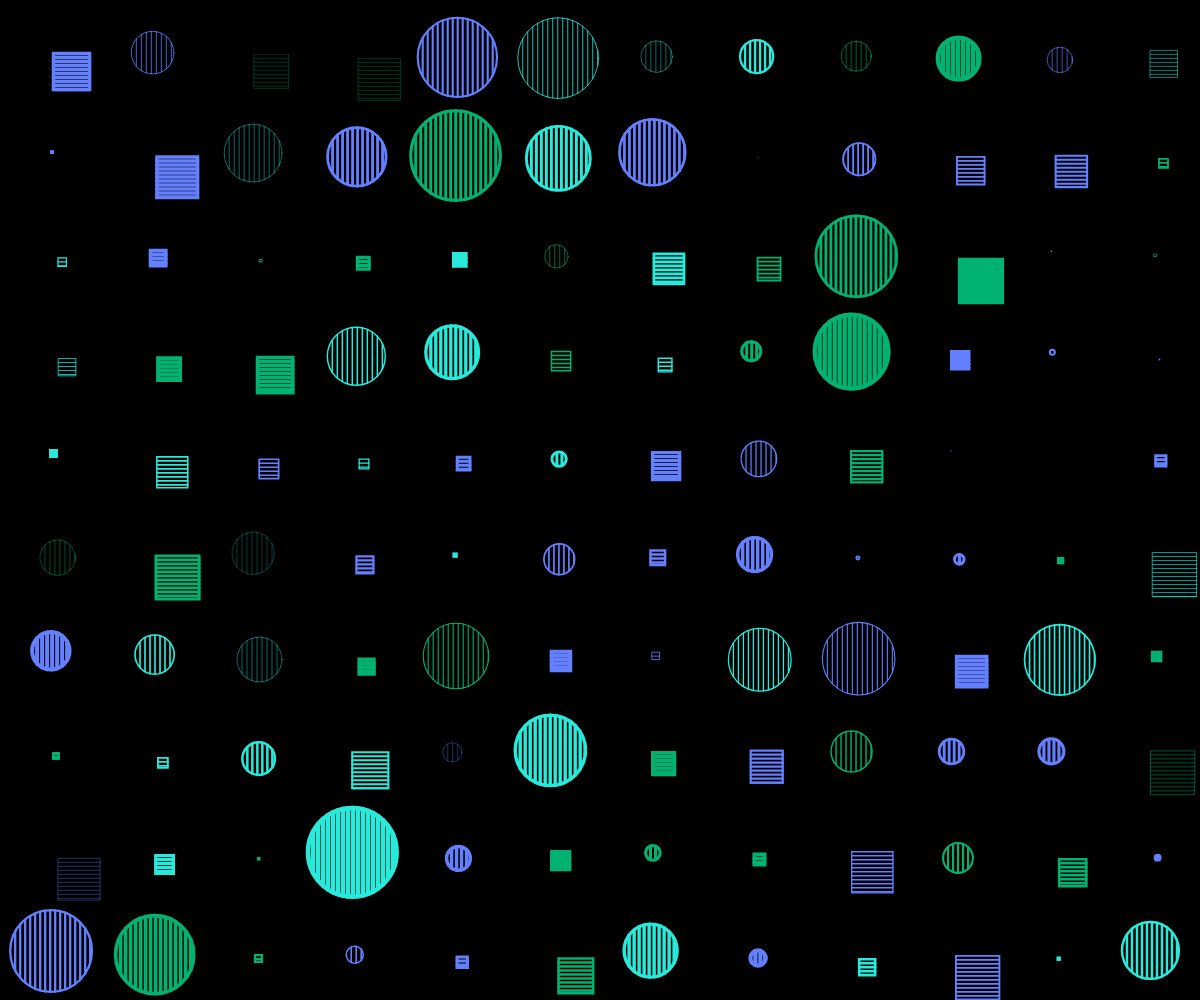
Frame 1 (no input)
Frame 60 (no input): identical to frame 1, image omitted
Frame 120 (the mouse pressed at the canvas centre since frame 60): identical to frame 1, image omitted

The p5.js sketch that drew this single still picture (run headless with seeded random() and noise() and a simulated clock; from frame 60 on, the mouse is pressed at the canvas centre):

// p5.js sketch
// ── sketch.js
function setup() {
  createCanvas(windowWidth, windowHeight);
  
  background(0);

  noFill();
  stroke(255);

  // parLineCircle(500,500,500,50);
  // parLineBox(100,100,100,300,20);

  let pitch = 100;
  let sqDim = 0.45 * pitch;

  translate(pitch / 2, pitch / 2);

  for (let y = 0; y < height; y += pitch) {
    for (let x = 0; x < width; x += pitch) {
      let rn = random(0, 6);
      let ccc = random(["#6480FF", "#29EADA", "#00B271"]);
      let sw = random(0, 4.5);
      let pos = random(0, 10);
      let size = random();

      push();
      stroke(ccc);
      strokeWeight(sw);
      translate(x, y);

      if (rn < 3) {
        parLineCircle(pos, pos, sqDim * size, 5);
      } else {
        parLineBox(pos, pos, sqDim * size, sqDim * size, 4);
      }

      pop();
    }
  }
}

function draw() {}

function parLineCircle(circleX, circleY, rad, gap) {
  for (let x = circleX - rad + gap; x < circleX + rad; x += gap) {
    let y1 = circleY + sqrt(rad * rad - (x - circleX) * (x - circleX));
    let y2 = circleY - sqrt(rad * rad - (x - circleX) * (x - circleX));
    line(x, y1, x, y2);
  }

  ellipse(circleX, circleY, rad * 2);
}

function parLineBox(rectX, rectY, rectW, rectH, gap) {
  for (let y = rectY + gap; y < rectY + rectH; y += gap) {
    line(rectX, y, rectX + rectW, y);
  }

  rect(rectX, rectY, rectW, rectH);
}
